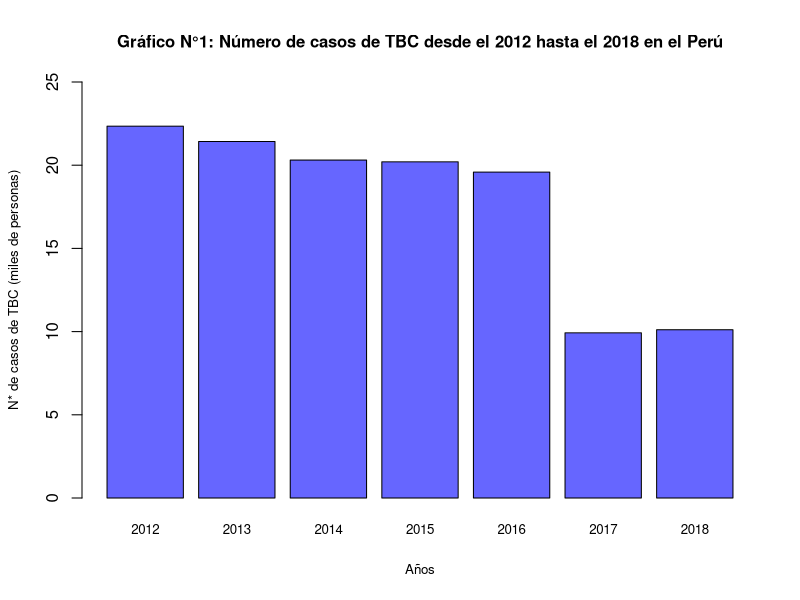
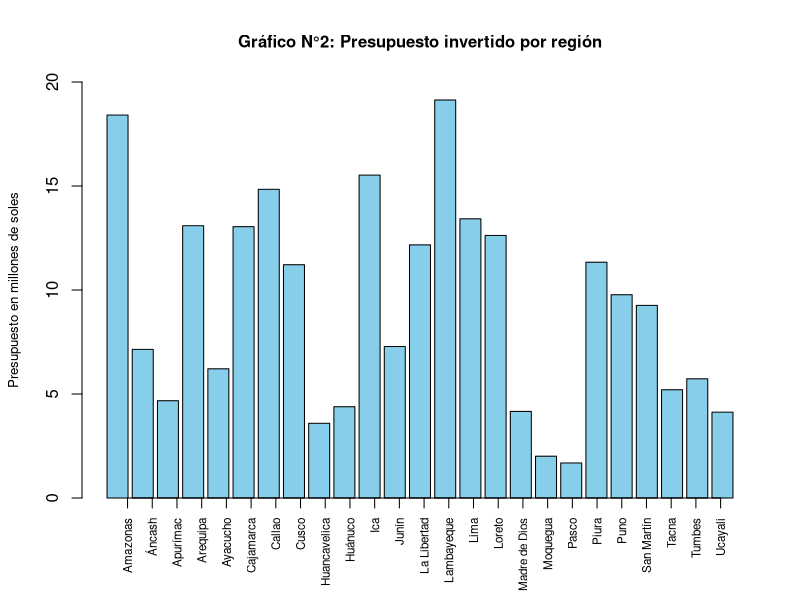
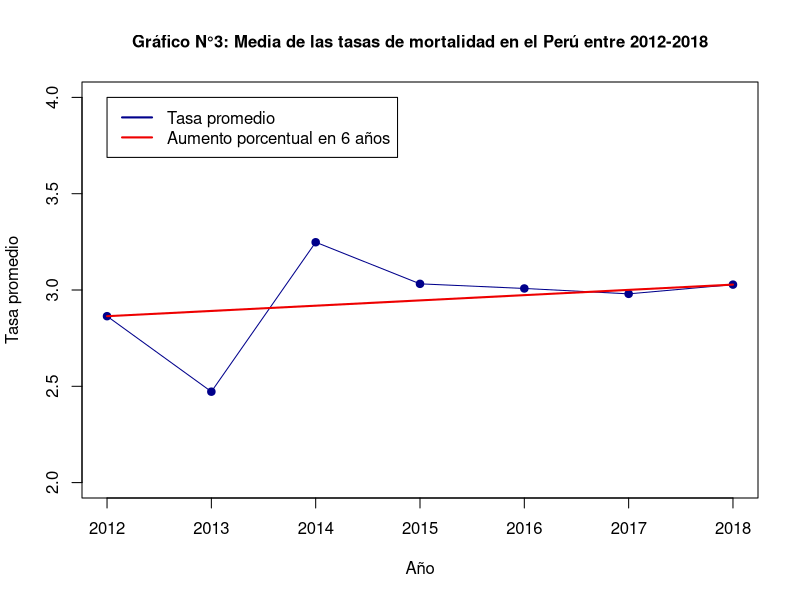
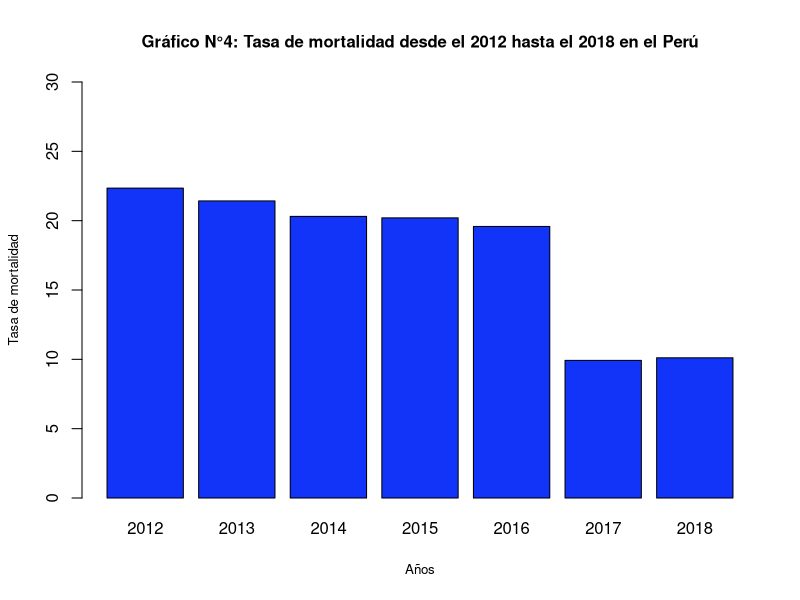
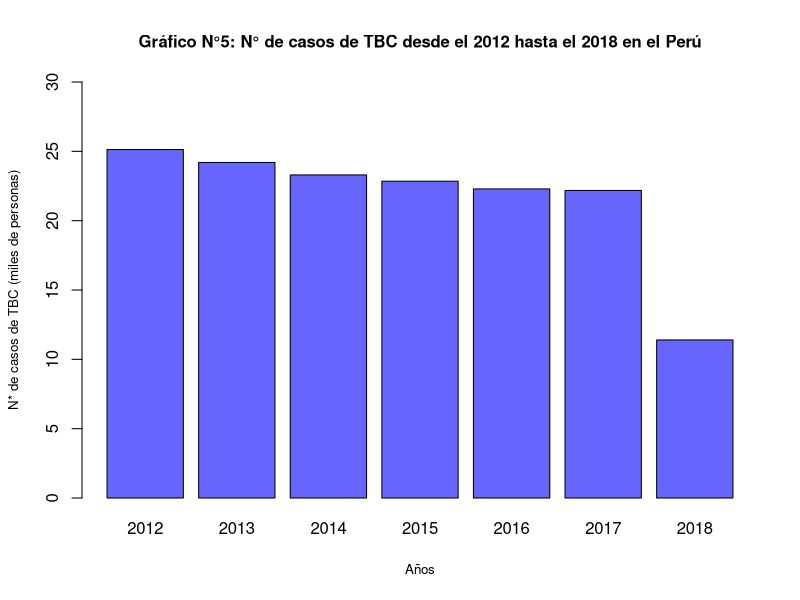
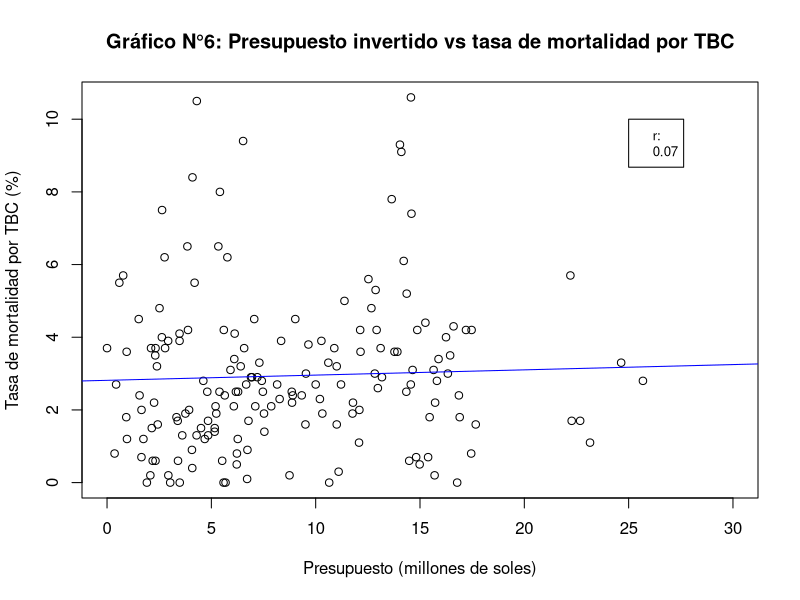
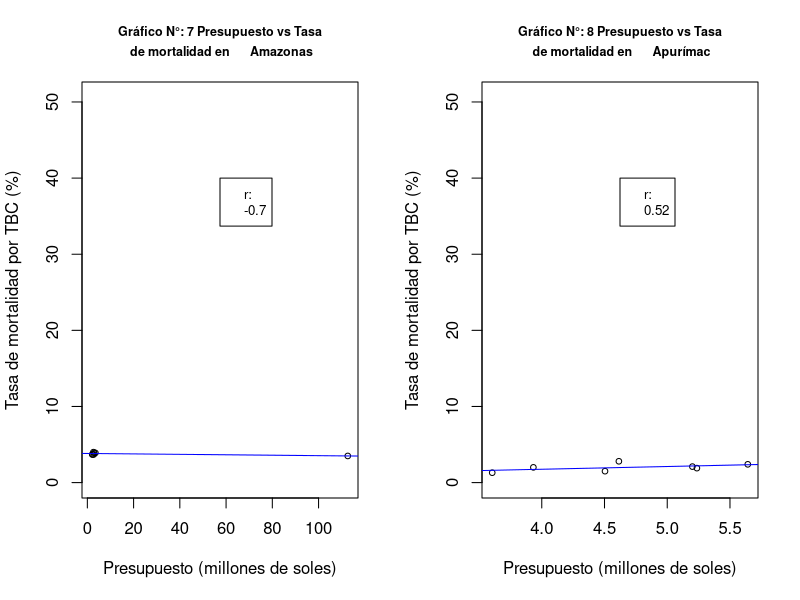
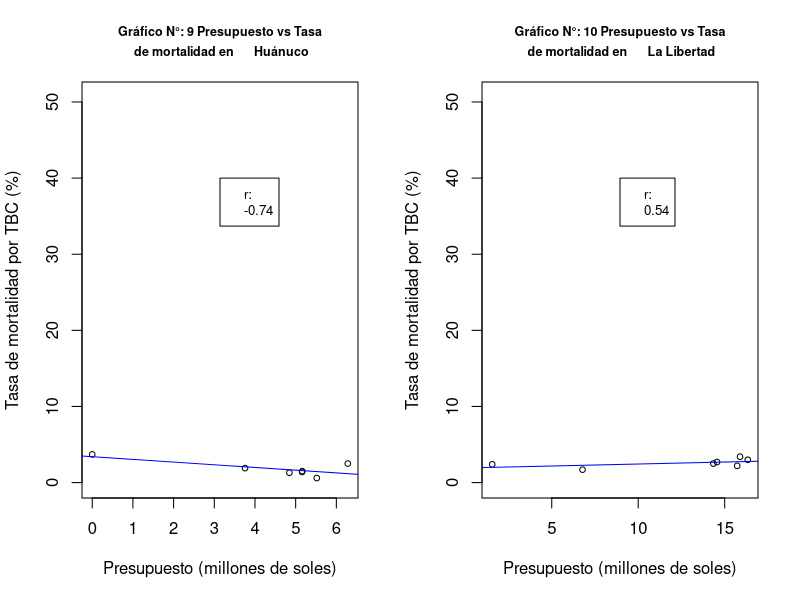

Write the R code that produced these figures, in order.
## ---- chunk 1
datos <- read.csv(file = "Datos.csv", fileEncoding = "UTF-8")
## ---- chunk 2
x<-0
morbilidad_porr_anho<-c()
anhos<-c()
for (i in 2012:2018){
       x<-x+1
       morbilidad_porr_anho[x]<-sum(datos$Numero.de.casos.Nuevos[datos$Año==i])
       anhos[x]<-i
}
casos <- morbilidad_porr_anho/1000
names(casos)<-anhos
barplot(casos,main="Gráfico N°1: Número de casos de TBC desde el 2012 hasta el 2018 en el Perú"
        ,ylab ="N* de casos de TBC (miles de personas)"
        ,xlab ="Años"
        ,ylim=c(0,25)
        ,cex.main=1.25
        ,cex.lab=0.8
        ,col = "#6666FF"
        ,cex.main=1
        ,cex.names = 0.8)
## ---- chunk 3
departamentos1<-unique(datos$Departamento)
Departamentos<-datos$Departamento
Morbilidad<-datos$Morbilidad
Presupuesto.orientado<-datos$Presupuesto.para.el.programa.orientado.a.disminuir.la.incidencia.de.TBC.y.VIH
datos4<-data.frame(Departamentos,Morbilidad,Presupuesto.orientado)

Morbilidad2<-c()
Presupuesto.orientado2<-c()
for (i in 1:25){
aux<-sum(datos4$Morbilidad[which(datos4$Departamentos==Departamentos[c(i)])])/7
Morbilidad2<-c(Morbilidad2,aux)
aux2<-sum(datos4$Presupuesto.orientado[which(datos4$Departamentos==Departamentos[c(i)])])/7
Presupuesto.orientado2<-c(Presupuesto.orientado2,aux2)
}

P<-Presupuesto.orientado2/1000000

Departamentos2<-Departamentos[c(1,2,3,4,5,6,7,8,9,10,11,12,13,14,15,16,17,18,19,20,21,22,23,24,25)]
datos5<-data.frame(Departamentos2,Morbilidad2,Presupuesto.orientado2)
barplot(P,main="Gráfico N°2: Presupuesto invertido por región"
        ,ylab = "Presupuesto en millones de soles"
        ,width = 0.85
        ,col = "skyblue"
        ,ylim =c(0,20)
        ,cex.main=1
        ,cex.lab=0.8)
axis(1,at=1:25,labels = departamentos1,las=3,cex.axis=0.7)

## ---- chunk 4
tasa12 <- datos$Tasa.de.mortalidad[which(datos$Año==2012)]
tasa13 <- datos$Tasa.de.mortalidad[which(datos$Año==2013)]
tasa14 <- datos$Tasa.de.mortalidad[which(datos$Año==2014)]
tasa15 <- datos$Tasa.de.mortalidad[which(datos$Año==2015)]
tasa16 <- datos$Tasa.de.mortalidad[which(datos$Año==2016)]
tasa17 <- datos$Tasa.de.mortalidad[which(datos$Año==2017)]
tasa18 <- datos$Tasa.de.mortalidad[which(datos$Año==2018)]
Vs=(seq(from=mean(tasa12),to=mean(tasa18),by=(mean(tasa18)-mean(tasa12))/6))
length(Vs)
length(2012:2018) 
tasasprom <- c(mean(tasa12),mean(tasa13),mean(tasa14),mean(tasa15),mean(tasa16),mean(tasa17),mean(tasa18))
length(tasasprom)
plot(y=tasasprom,x = 2012:2018
     ,main = "Gráfico N°3: Media de las tasas de mortalidad en el Perú entre 2012-2018"
     ,xlab = "Año"
     ,ylab = "Tasa promedio"
     ,ylim = c(2,4)
     ,type ="o"
     ,pch = 19
     ,cex.main=1
     ,col = c("blue4"));
lines(y=Vs,x = 2012:2018, col="red2",lwd=2)
legend(2012,4,legend=c("Tasa promedio","Aumento porcentual en 6 años"),col=c("blue4","red2"),lwd=2)

## ---- chunk 5
z<-0
mortalidad<-c()
años<-c()
for(i in 2012:2018){
  z<-z+1
  mortalidad[z]<- sum(datos$Tasa.de.mortalidad[datos$Año==i])
  años[z]<-i
}
cases<-mortalidad/1000
names(cases)<-años
barplot(casos,main="Gráfico N°4: Tasa de mortalidad desde el 2012 hasta el 2018 en el Perú"
        ,ylab ="Tasa de mortalidad"
        ,xlab ="Años"
        ,ylim=c(0,30)
        ,cex.main=1
        ,cex.lab=0.8
        ,col = "#1234F8")
## ---- chunk 6
x<-0
morbilidad_porr_anho<-c()
anhos<-c()
for (i in 2012:2018){
       x<-x+1
       morbilidad_porr_anho[x]<-sum(datos$Morbilidad[datos$Año==i])
       anhos[x]<-i
}
casos <- morbilidad_porr_anho/1000
names(casos)<-anhos

barplot(casos
        ,main="Gráfico N°5: N° de casos de TBC desde el 2012 hasta el 2018 en el Perú"
        ,ylab ="N* de casos de TBC (miles de personas)"
        ,xlab ="Años"
        ,ylim=c(0,30)
        ,cex.main=1
        ,cex.lab=0.8
        ,col = "#6666FF")
## ---- chunk 7
Presupuesto_millones<-datos$Presupuesto.para.el.programa.orientado.a.disminuir.la.incidencia.de.TBC.y.VIH/1000000
tasa_mortalidad<-datos$Tasa.de.mortalidad
plot(Presupuesto_millones,tasa_mortalidad 
     ,main="Gráfico N°6: Presupuesto invertido vs tasa de mortalidad por TBC"
     ,ylab="Tasa de mortalidad por TBC (%)"
     ,xlab="Presupuesto (millones de soles)"
     ,xlim=c(0,30))
abline(lm(tasa_mortalidad~Presupuesto_millones), col="blue")
coeficiente_es<-c("r:",round(cor(Presupuesto_millones, tasa_mortalidad),2))
legend(25, 10,legend=c(coeficiente_es),cex=0.8)
## ---- chunk 8

departamentos<-c(names(table(datos$Departamento)))
par(mfrow=c(1,2))
x<-6
for (i in 1:length(departamentos)){
Presupuesto_millones<-datos$Presupuesto.para.el.programa.orientado.a.disminuir.la.incidencia.de.TBC.y.VIH[datos$Departamento==departamentos[i]]/1000000
tasa_mortalidad<-datos$Tasa.de.mortalidad[datos$Departamento==departamentos[i]]
cor(Presupuesto_millones, tasa_mortalidad)
coeficiente<-round(cor(Presupuesto_millones, tasa_mortalidad),2)
if(abs(coeficiente)>=0.5){
x<-x+1
nombre_depa<-c(paste("Gráfico N°:",toString(x),"Presupuesto vs Tasa",sep = " "),paste(" de mortalidad en\t", toString(departamentos[i]),sep = " "))
plot(Presupuesto_millones 
     ,tasa_mortalidad,ylab="Tasa de mortalidad por TBC (%)"
     ,xlab="Presupuesto (millones de soles)"
     ,ylim = c(0,max(datos$Tasa.de.mortalidad)+40)
     ,main=nombre_depa
     ,cex.main=0.75
     ,cex= 0.75)
abline(lm(tasa_mortalidad~Presupuesto_millones), col="blue")
coeficiente_es<-c("r:",coeficiente)
legend((max(Presupuesto_millones)+min(Presupuesto_millones))/2,  40,legend=c(coeficiente_es),cex=0.8)
}}
## ---- chunk 9
Departamentos<-datos$Departamento
Morbilidad<-datos$Morbilidad
Presupuesto.orientado<-datos$Presupuesto.para.el.programa.orientado.a.disminuir.la.incidencia.de.TBC.y.VIH
datos4<-data.frame(Departamentos,Morbilidad,Presupuesto.orientado)
Morbilidad2<-c()
Presupuesto.orientado2<-c()
for (i in 1:25)
{
aux<-sum(datos4$Morbilidad[which(datos4$Departamentos==Departamentos[c(i)])])/7
Morbilidad2<-c(Morbilidad2,aux)
aux2<-sum(datos4$Presupuesto.orientado[which(datos4$Departamentos==Departamentos[c(i)])])/7
Presupuesto.orientado2<-c(Presupuesto.orientado2,aux2)
}
P<-Presupuesto.orientado2/1000000
Departamentos2<-Departamentos[c(1,2,3,4,5,6,7,8,9,10,11,12,13,14,15,16,17,18,19,20,21,22,23,24,25)]
barplot(Morbilidad2,main="Gráfico N°12: Morbilidad de TBC por regiones"
        ,ylab = "Morbilidad de TBC"
        ,width = 0.85
        ,col = "skyblue"
        ,ylim =c(0,12000))
axis(1,at=1:25,labels = departamentos1,las=3,cex.axis=0.7)
abline(h=201,col="red",lwd=1)
barplot(P,main="Gráfico N°13: Presupuesto invertido por región"
        ,ylab = "Presupuesto en millones de soles"
        ,width = 0.85
        ,col = "skyblue"
        ,ylim =c(0,20)
        ,cex.main=1)
axis(1,at=1:25,labels = departamentos1,las=3,cex.axis=0.7)
abline(h=5.125517,col="red",lwd=1)
q1<-quantile(P)
q2<-quantile(Morbilidad2)

## ---- chunk 10
dato6<-datos5$Departamentos2[which(datos5$Presupuesto.orientado2<=5125517)]
morb3<-datos5$Morbilidad2[which(datos5$Presupuesto.orientado2<=5125517)]
## ---- chunk 11
barplot(morb3,main="Gráfico N°14: Morbilidad de regiones con bajo presupuesto"
        ,ylab = "Morbilidad"
        ,width = 0.85
        ,col = "skyblue"
        ,ylim =c(0,1000)
        ,cex.axis = 0.85
        ,cex.names = 0.8
        ,cex.main=1)
axis(1,at=1:7,labels = dato6,las=3,cex.axis=0.7)
abline(h=median(Morbilidad2),col="blue",lwd=1)
abline(h=201,col="red",lwd=1)
abline(h=mean(morb3),col="green",lwd=1)
legend(0,1000,legend=c("mediana\nde morbilidad"),col=c("blue"),lwd=1,cex=0.8)
legend(2,1000,legend=c("primer cuartil\nde morbilidad"),col=c("red"),lwd=1,cex=0.8)
legend(4,1000,legend=c("media de morbilidad de regiones\n con menor presupuesto"),col=c("green"),lwd=1,cex=0.8)
## ---- chunk 12
plot(x=datos$Numero.de.casos.Nuevos,y=datos$Presupuesto.para.el.programa.orientado.a.disminuir.la.incidencia.de.TBC.y.VIH
     ,xlab = "Número de casos nuevos por departamento"
     ,ylab = "Presupuesto por departamento"
     ,main = "Gráfico N°15: Presupuesto invertido VS. Número de casos nuevos"
     ,cex.main=1)
plot(x = datos$Numero.de.casos.Nuevos,y = datos$Presupuesto.para.el.programa.orientado.a.disminuir.la.incidencia.de.TBC.y.VIH
     ,ylim = c(0,3*10^7),xlim=c(0,1250)
     ,xlab = "Número de casos nuevos por departamento"
     ,ylab = "Presupuesto por departamento"
     ,main = "Gráfico N°16: Presupuesto invertido VS. Número de casos nuevos (ampliado)"
     ,cex.main=1)
